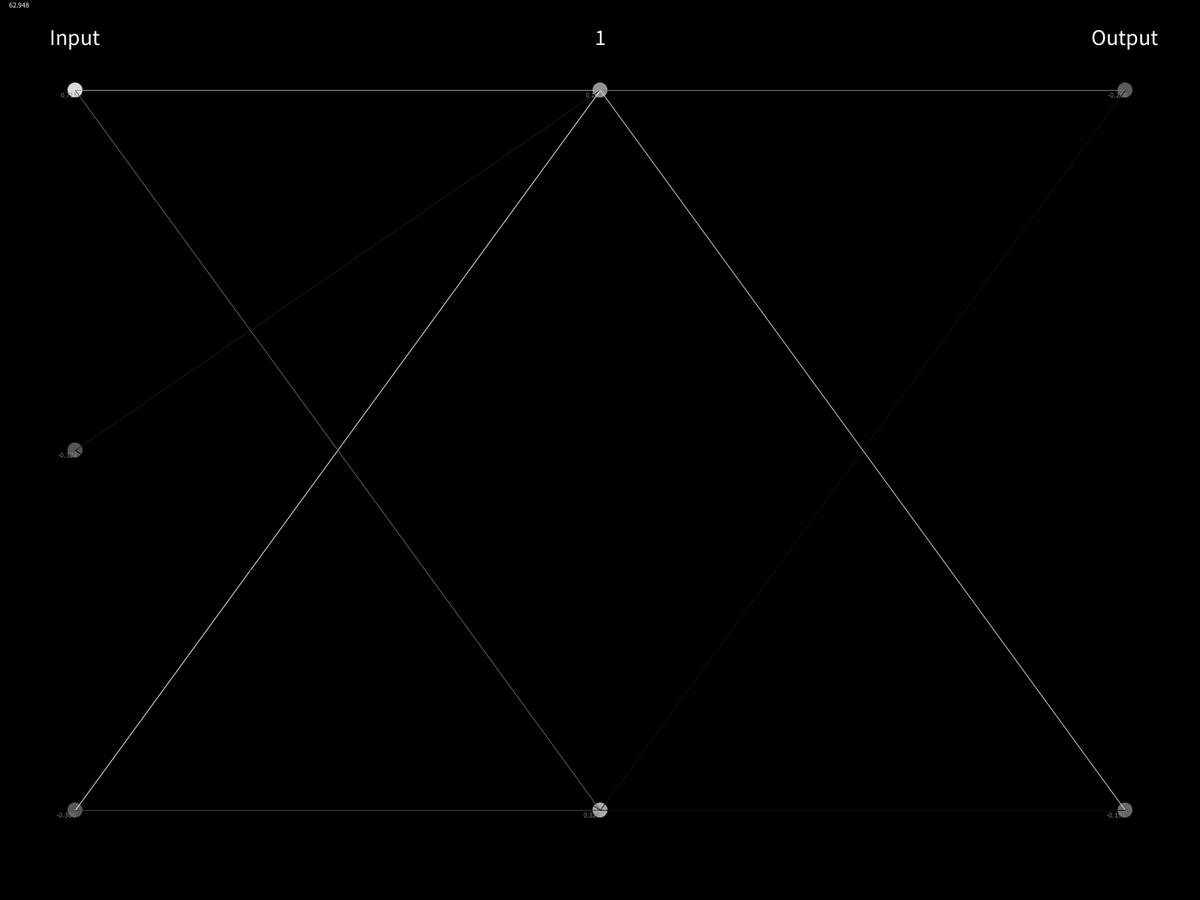
Frame 1 (no input)
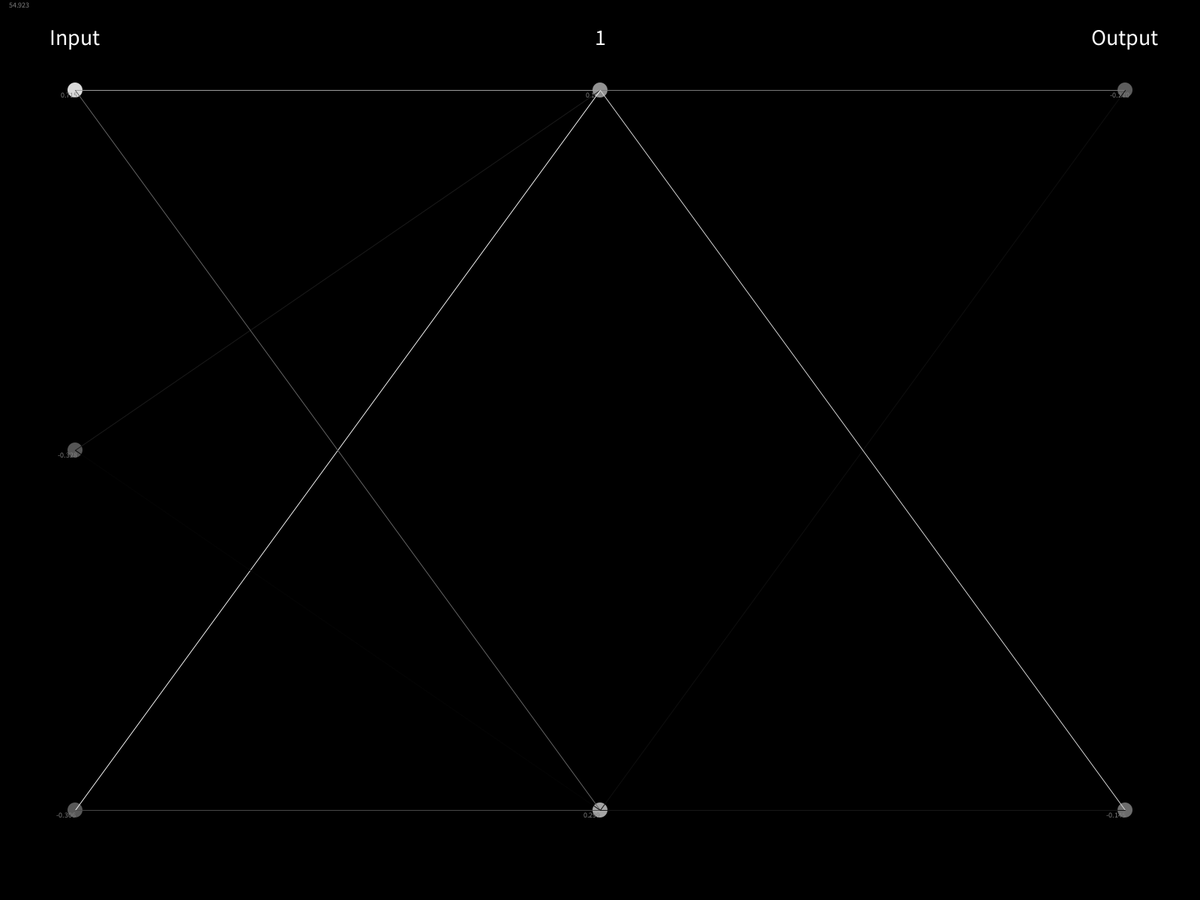
Frame 60 (the mouse pressed at the canvas centre just before this capture)
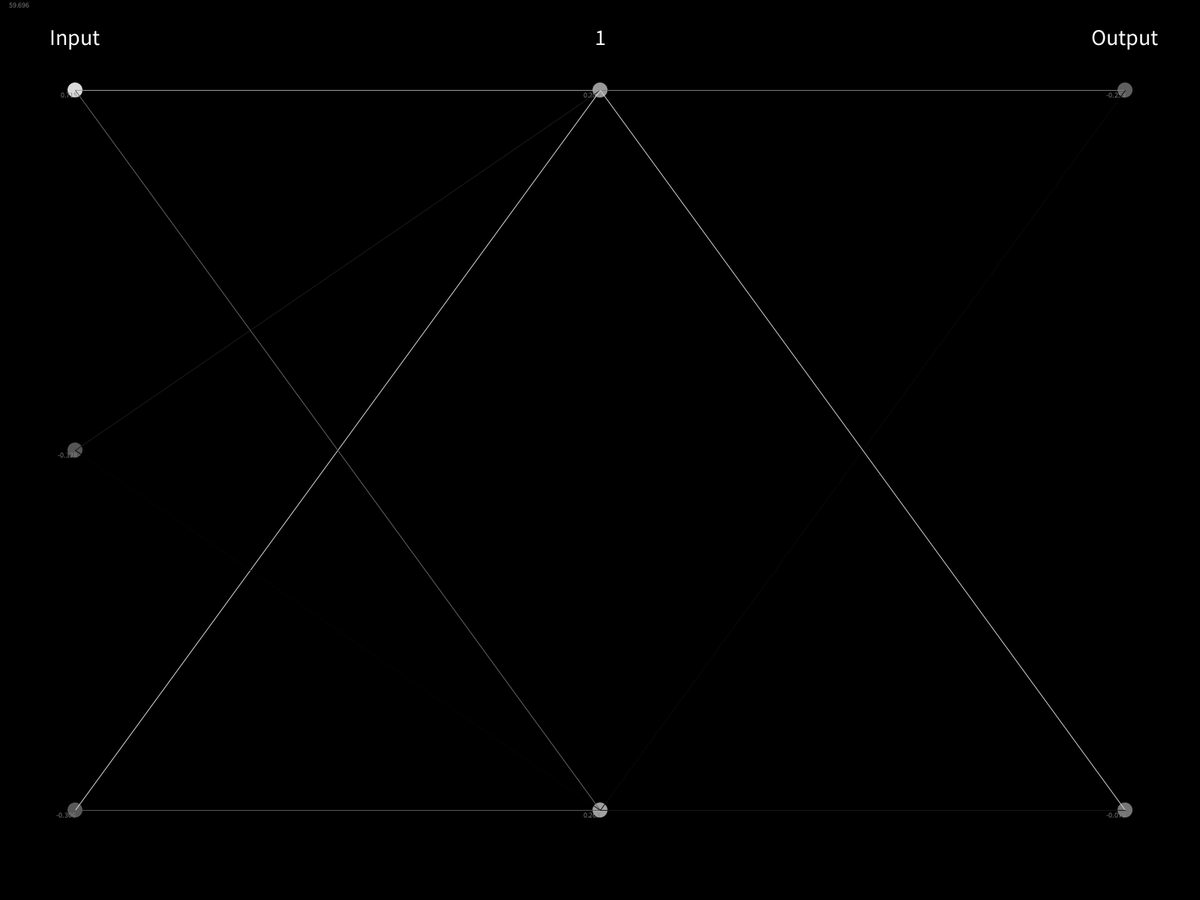
Frame 120 (the mouse held since frame 60 and released just before this capture)

The Processing sketch that drew these frames (run headless with seeded random() and noise(); from frame 60 on, the mouse is pressed at the canvas centre):

// Processing sketch: Neurons
// ── Neurons.pde
final float HORZ_BUFFER = 120;
final float VERT_BUFFER = 100;
final float NEURON_SIZE = 20;

float horzSpacing;
float vertSpacing;

Layer[] layers;

final int numLayers = 3;
final int minNeurons = 2;
final int maxNeurons = 3;

void setup()
{
  fullScreen();
  
  layers = new Layer[numLayers];
 
  horzSpacing = (width - 2 * VERT_BUFFER) / (numLayers - 1);
  
  for(int i = 0; i < numLayers; i++)
  {
    int numNeurons = int(random(minNeurons, maxNeurons + 1));

    vertSpacing = (height - 2 * HORZ_BUFFER) / (numNeurons - 1);
    
    float x = horzSpacing * i + VERT_BUFFER;
    
    String title = "" + i;
    if(i == 0)
    {
      title = "Input";
    }
    else if(i + 1 == numLayers)
    {
      title = "Output";
    }
    
    layers[i] = new Layer(x, vertSpacing, numNeurons, NEURON_SIZE, title, i);
  }
  
}

void draw()
{
  background(0);
  textSize(10);
  text(frameRate, 10, 10);  
  
  for(int i = 0; i < layers.length; i++)
  {
    layers[i].show();
  }
}
// ── Layer.pde
class Layer
{
  Neuron[] neurons;
  String title;
  float x;
  int index;
  
  Layer(float x, float spacing, int n, float size, String title, int index)
  {
    this.neurons = new Neuron[n];
    this.title = title;
    this.x = x;
    this.index = index;
    
    if(this.index == 0)
    {
      for(int i = 0; i < n; i++)
      {
        float y = spacing * i + HORZ_BUFFER;
        this.neurons[i] = new Neuron(x, y, size, randomArray(n));
      }
    }
    else
    {
      for(int i = 0; i < n; i++)
      {
        float y = spacing * i + HORZ_BUFFER;
        this.neurons[i] = new Neuron(x, y, size, layers[this.index - 1].neurons, randomArray(layers[this.index - 1].neurons.length));
      }
    }
  }
  
  void show()
  {
    noStroke();
    fill(255);
    textSize(HORZ_BUFFER * 0.25);
    text(title, this.x - textWidth(title) * 0.5, HORZ_BUFFER * 0.5); 
    for(int i = 0; i < this.neurons.length; i++)
    {
      this.neurons[i].update();
    }
    if(this.index != 0)
      this.connect(layers[this.index - 1]);
  }
  
  void connect(Layer other)
  {
    noFill();
    strokeWeight(1);
    for(int i = 0; i < this.neurons.length; i++)
    {
      for(int j = 0; j < other.neurons.length; j++)
      {
         stroke(map(this.neurons[i].weights[j], -1, 1, 0, 255));
         line(this.neurons[i].x, this.neurons[i].y, other.neurons[j].x, other.neurons[j].y);
      }
    }
  }
}
// ── Neuron.pde
float sum(Neuron[] inputs, float[] weights)
{
  float s = 0;
  for(int i = 0; i < inputs.length; i++)
  {
    s += inputs[i].val * weights[i];
  }
  return s;
}

float[] randomArray(int n)
{
  float[] arr = new float[n];
  
  for(int i = 0; i < n; i++)
  {
    arr[i] = random(-1, 1);
  }
  return arr;
}

class Neuron
{
  float x, y;
  float size;
  Neuron[] inputs;
  float[] weights;
  float val;
  boolean input;
  
  Neuron(float x, float y, float size, Neuron[] inputs, float[] weights)
  {
    this.x = x;
    this.y = y;
    this.size = size;
    this.inputs = inputs;
    this.weights = weights;
    this.input = false;
  }
  
  Neuron(float x, float y, float size, float[] weights)
  {
    this.x = x;
    this.y = y;
    this.size = size;
    this.weights = weights;
    this.input = true;
    this.val = random(-1, 1);
  }

  void update()
  {
    if(!this.input)
      this.val = sum(this.inputs, this.weights);
    
    if(random(1) < .1)
    {
      this.weights[(int)this.weights.length-1] += random(-.1, .1);
    }
          
    this.show();
  }
  
  void show()
  {
    noStroke();
    fill(map(this.val, -1, 1, 0, 255));
    ellipse(this.x, this.y, this.size, this.size);
    fill(128);
    textSize(this.size * 0.5);
    //text(nf(this.val,1, 2), this.x, this.y);
    text(this.val, this.x-textWidth(this.val + "") * .5, this.y + 10);
  }
}
